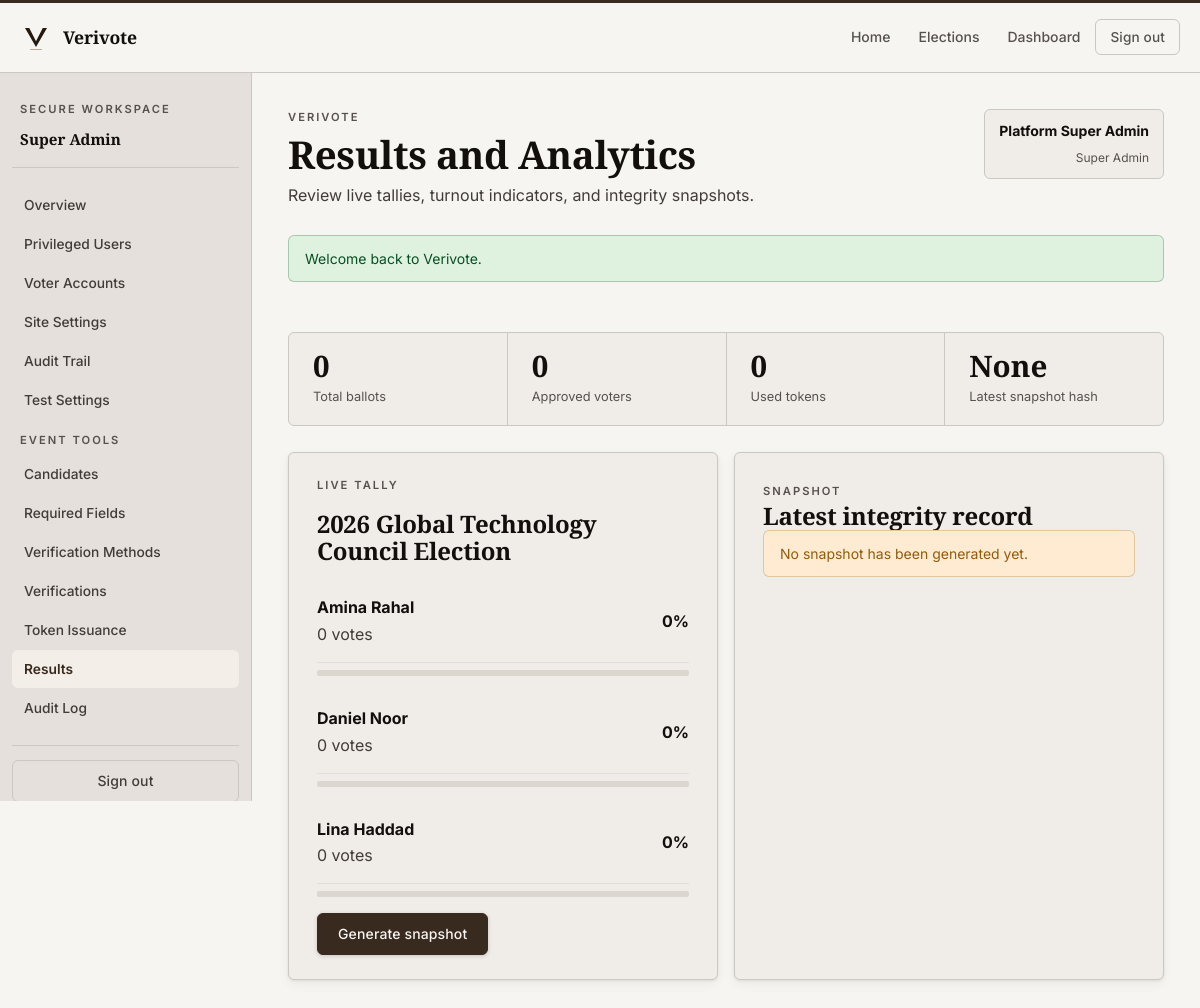
Page /creator/results.php?event=1 (signed in) on the committed database.
### tables this page shows
CREATE TABLE events (
    id BIGINT UNSIGNED AUTO_INCREMENT PRIMARY KEY,
    created_by BIGINT UNSIGNED NOT NULL,
    title VARCHAR(200) NOT NULL,
    slug VARCHAR(220) NOT NULL UNIQUE,
    description TEXT NOT NULL,
    ballot_type ENUM('single_choice') NOT NULL DEFAULT 'single_choice',
    status ENUM('draft', 'scheduled', 'active', 'closed', 'archived') NOT NULL DEFAULT 'draft',
    start_at DATETIME NOT NULL,
    end_at DATETIME NOT NULL,
    timezone VARCHAR(80) NOT NULL DEFAULT 'UTC',
    result_visibility ENUM('private', 'public_after_close', 'public_live') NOT NULL DEFAULT 'public_after_close',
    personal_verification_enabled TINYINT(1) NOT NULL DEFAULT 1,
    public_audit_enabled TINYINT(1) NOT NULL DEFAULT 1,
    allow_self_registration TINYINT(1) NOT NULL DEFAULT 1,
    max_votes_per_token TINYINT UNSIGNED NOT NULL DEFAULT 1,
    verification_policy ENUM('all_required', 'any_one', 'custom') NOT NULL DEFAULT 'all_required',
    eligibility_rules TEXT NULL,
    event_notice TEXT NULL,
    created_at TIMESTAMP NOT NULL DEFAULT CURRENT_TIMESTAMP,
    updated_at TIMESTAMP NOT NULL DEFAULT CURRENT_TIMESTAMP ON UPDATE CURRENT_TIMESTAMP,
    CONSTRAINT fk_events_creator FOREIGN KEY (created_by) REFERENCES users(id)
);

CREATE TABLE candidates_or_options (
    id BIGINT UNSIGNED AUTO_INCREMENT PRIMARY KEY,
    event_id BIGINT UNSIGNED NOT NULL,
    option_label VARCHAR(190) NOT NULL,
    option_description TEXT NULL,
    display_order INT UNSIGNED NOT NULL DEFAULT 1,
    is_active TINYINT(1) NOT NULL DEFAULT 1,
    created_at TIMESTAMP NOT NULL DEFAULT CURRENT_TIMESTAMP,
    CONSTRAINT fk_candidates_event FOREIGN KEY (event_id) REFERENCES events(id) ON DELETE CASCADE
);

### config/database.php (called while the page is built, shortened)
<?php
function db(): PDO
{
    static $pdo = null;
    if ($pdo instanceof PDO) {
        return $pdo;
    }
    $config = app_config('db');
    $dsn = sprintf(
        'mysql:host=%s;port=%s;dbname=%s;charset=%s',
        $config['host'],
        $config['port'],
        $config['name'],
        $config['charset']
    );
    $pdo = new PDO($dsn, $config['user'], $config['pass'], [
        PDO::ATTR_ERRMODE => PDO::ERRMODE_EXCEPTION,
        PDO::ATTR_DEFAULT_FETCH_MODE => PDO::FETCH_ASSOC,
        PDO::ATTR_EMULATE_PREPARES => false,
    ]);
    return $pdo;
}

### includes/helpers.php (called while the page is built, shortened)
<?php
function e(null|string|int|float $value): string
{
    return htmlspecialchars((string) $value, ENT_QUOTES | ENT_SUBSTITUTE, 'UTF-8');
}
function fetch_one(string $sql, array $params = []): ?array
{
    $statement = db()->prepare($sql);
    $statement->execute($params);
    $row = $statement->fetch();
    return $row ?: null;
}
function fetch_all(string $sql, array $params = []): array
{
    $statement = db()->prepare($sql);
    $statement->execute($params);
    return $statement->fetchAll();
}
function fetch_event_by_id(int $eventId): ?array
{
    return fetch_one(
        'SELECT events.*, users.full_name AS creator_name
         FROM events
         INNER JOIN users ON users.id = events.created_by
         WHERE events.id = :event_id',
        ['event_id' => $eventId]
    );
}
function compute_event_results(int $eventId): array
{
    $rows = fetch_all(
        'SELECT co.id, co.option_label, COUNT(ballots.id) AS total_votes
         FROM candidates_or_options co
         LEFT JOIN ballots ON ballots.candidate_option_id = co.id
         WHERE co.event_id = :event_id AND co.is_active = 1
         GROUP BY co.id, co.option_label
         ORDER BY total_votes DESC, co.display_order ASC',
        ['event_id' => $eventId]
    );
    $total = array_sum(array_map(static fn(array $row): int => (int) $row['total_votes'], $rows));
    return ['rows' => $rows, 'total' => $total];
}
function latest_result_snapshot(int $eventId): ?array
{
    return fetch_one(
        'SELECT rs.*, users.full_name AS generated_by_name
         FROM result_snapshots rs
         INNER JOIN users ON users.id = rs.generated_by
         WHERE rs.event_id = :event_id
         ORDER BY rs.id DESC
         LIMIT 1',
        ['event_id' => $eventId]
    );
}

### creator/results.php (the view, shortened to what this page needs)
<?php
$eventId = (int) ($_GET['event'] ?? $_POST['event_id'] ?? 0);
$event = fetch_event_by_id($eventId);
$results = compute_event_results($eventId);
$snapshot = latest_result_snapshot($eventId);
$approvedCount = (int) (fetch_one('SELECT COUNT(*) AS aggregate FROM voter_event_submissions WHERE event_id = :event_id AND status = "approved"', ['event_id' => $eventId])['aggregate'] ?? 0);
$usedTokenCount = (int) (fetch_one('SELECT COUNT(*) AS aggregate FROM voting_tokens WHERE event_id = :event_id AND status = "used"', ['event_id' => $eventId])['aggregate'] ?? 0);
include dirname(__DIR__) . '/includes/header.php';
?>
<div class="stat-strip">
    <div class="stat-strip__item">
        <strong><?= e((string) $results['total']); ?></strong>
        <p>Total ballots</p>
    </div>
    <div class="stat-strip__item">
        <strong><?= e((string) $approvedCount); ?></strong>
        <p>Approved voters</p>
    </div>
    <div class="stat-strip__item">
        <strong><?= e((string) $usedTokenCount); ?></strong>
        <p>Used tokens</p>
    </div>
    <div class="stat-strip__item">
        <strong><?= e($snapshot ? substr($snapshot['integrity_hash'], 0, 10) . '...' : 'None'); ?></strong>
        <p>Latest snapshot hash</p>
    </div>
</div>
<section class="grid-2">
    <article class="results-strip">
        <span class="eyebrow">Live Tally</span>
        <h2><?= e($event['title']); ?></h2>
        <?php foreach ($results['rows'] as $row): ?>
            <div class="result-bar">
                <div class="list-row">
                    <div>
                        <strong><?= e($row['option_label']); ?></strong>
                        <p><?= e((string) $row['total_votes']); ?> votes</p>
                    </div>
                    <strong><?= e((string) $row['percentage']); ?>%</strong>
                </div>
                <div class="result-bar__track">
                </div>
            </div>
        <?php endforeach; ?>
        <form method="post">
            <button class="button button--primary" type="submit">Generate snapshot</button>
        </form>
    </article>
    <article class="ledger">
        <span class="eyebrow">Snapshot</span>
        <h2>Latest integrity record</h2>
        <?php if ($snapshot): ?>
            <pre><?= e($snapshot['snapshot_json']); ?></pre>
            <div class="alert alert--info">Generated by <?= e($snapshot['generated_by_name']); ?> with hash <?= e($snapshot['integrity_hash']); ?></div>
        <?php else: ?>
            <div class="alert alert--warning">No snapshot has been generated yet.</div>
        <?php endif; ?>
    </article>
</section>
<?php include dirname(__DIR__) . '/includes/footer.php'; ?>

### assets/css/app.css (style rules this page uses)
:root { --canvas: oklch(97% 0.006 75); --surface: oklch(94.5% 0.007 73); --surface-alt: oklch(91% 0.009 70); --surface-deep: oklch(88% 0.010 68); --ink: oklch(17% 0.008 55); --ink-2: oklch(36% 0.010 58); --ink-3: oklch(44% 0.009 62); --rule: oklch(83% 0.008 72); --rule-soft: oklch(90% 0.006 74); --accent: oklch(30% 0.028 55); --accent-dark: oklch(22% 0.022 52); --accent-over: oklch(97% 0.005 75); --accent-tint: oklch(95% 0.010 72); --success: oklch(38% 0.10 150); --success-tint: oklch(94% 0.03 145); --warning: oklch(52% 0.11 68); --warning-tint: oklch(95% 0.04 75); --danger: oklch(40% 0.13 22); --danger-tint: oklch(95% 0.04 20); --container: min(1180px, calc(100vw - 40px)); --radius: 6px; --shadow: 0 1px 3px oklch(17% 0.008 55 / 0.07), 0 4px 12px oklch(17% 0.008 55 / 0.05); --shadow-lg: 0 2px 8px oklch(17% 0.008 55 / 0.07), 0 12px 32px oklch(17% 0.008 55 / 0.08); --hero-bg: oklch(16% 0.008 55); --hero-surface: oklch(22% 0.009 57); --hero-rule: oklch(35% 0.008 58); --hero-ink: oklch(93% 0.006 74); --hero-ink-2: oklch(64% 0.007 68); }
*, *::before, *::after { box-sizing: border-box; }
html { scroll-behavior: smooth; }
body { margin: 0; min-height: 100vh; background: var(--canvas); color: var(--ink); font-family: "Inter", system-ui, sans-serif; font-size: 1rem; line-height: 1.6; -webkit-font-smoothing: antialiased; }
button, input, select, textarea { font: inherit; }
h1, h2, h3, h4 { margin: 0; }
h1, h2 { font-family: "Playfair Display", Georgia, serif; font-weight: 700; line-height: 1.12; letter-spacing: -0.01em; color: var(--ink); }
p { margin: 0; color: var(--ink-2); line-height: 1.7; max-width: 68ch; }
strong { color: var(--ink); }
.eyebrow { display: inline-flex; align-items: center; font-size: 0.70rem; font-weight: 600; text-transform: uppercase; letter-spacing: 0.18em; color: var(--ink-3); }
.button { display: inline-flex; align-items: center; justify-content: center; gap: 8px; min-height: 42px; padding: 0 20px; border-radius: var(--radius); border: 1px solid transparent; cursor: pointer; font-weight: 500; font-size: 0.875rem; letter-spacing: 0.01em; transition: background 0.15s ease, border-color 0.15s ease, box-shadow 0.15s ease, transform 0.15s ease; }
.button--primary { background: var(--accent); color: var(--accent-over); border-color: var(--accent); box-shadow: 0 1px 4px oklch(30% 0.028 55 / 0.20); }
.hero-rail, .panel, .table-wrap, .list-shell, .auth-shell, .results-strip, .ledger { border: 1px solid var(--rule); border-radius: var(--radius); background: var(--surface); box-shadow: var(--shadow); }
.status-row, .split, .stats-grid, .grid-2, .grid-3, .grid-cards { display: grid; gap: 16px; }
.grid-2 { grid-template-columns: repeat(2, minmax(0, 1fr)); }
.alert { padding: 12px 16px; border-radius: var(--radius); font-size: 0.875rem; line-height: 1.5; animation: alert-slide-in 0.2s ease-out both; }
.alert--warning { color: var(--warning); background: var(--warning-tint); border: 1px solid oklch(52% 0.11 68 / 0.26); }
.list-shell, .ledger, .results-strip { padding: 24px 28px; }
.list-row { padding: 14px 0; border-bottom: 1px solid var(--rule-soft); display: flex; align-items: center; justify-content: space-between; gap: 16px; }
.results-strip { display: grid; gap: 16px; }
.result-bar { display: grid; gap: 7px; }
.result-bar__track { height: 6px; border-radius: 2px; background: var(--surface-deep); overflow: hidden; }
.stat-strip { display: flex; border: 1px solid var(--rule); border-radius: var(--radius); background: var(--surface); overflow: hidden; }
.stat-strip__item { flex: 1; padding: 18px 24px; border-right: 1px solid var(--rule); }
.stat-strip__item:last-child { border-right: 0; }
.stat-strip__item strong { display: block; font-family: "Playfair Display", Georgia, serif; font-size: 1.85rem; font-weight: 700; color: var(--ink); line-height: 1; margin-bottom: 5px; }
.stat-strip__item p { font-size: 0.80rem; color: var(--ink-3); max-width: none; }

### rows in the picture
events: title "2026 Global Technology Council Election"
candidates_or_options: option_label "Amina Rahal", total_votes "0", percentage "0"
candidates_or_options: option_label "Daniel Noor", total_votes "0", percentage "0"
candidates_or_options: option_label "Lina Haddad", total_votes "0", percentage "0"

### other values in the picture
format_status(str_replace('_', ' ', $role)) "Super Admin"
$link['label'] "Overview"
$link['label'] "Privileged Users"
$link['label'] "Voter Accounts"
$link['label'] "Site Settings"
$link['label'] "Audit Trail"
$link['label'] "Test Settings"
$pageHeading "Results and Analytics"
$pageDescription "Review live tallies, turnout indicators, and integrity snapshots."
$user['full_name'] "Platform Super Admin"
$user['role_name'] "Super Admin"
$flash['message'] "Welcome back to Verivote."
$results['total'] "0"
$approvedCount "0"
$usedTokenCount "0"
